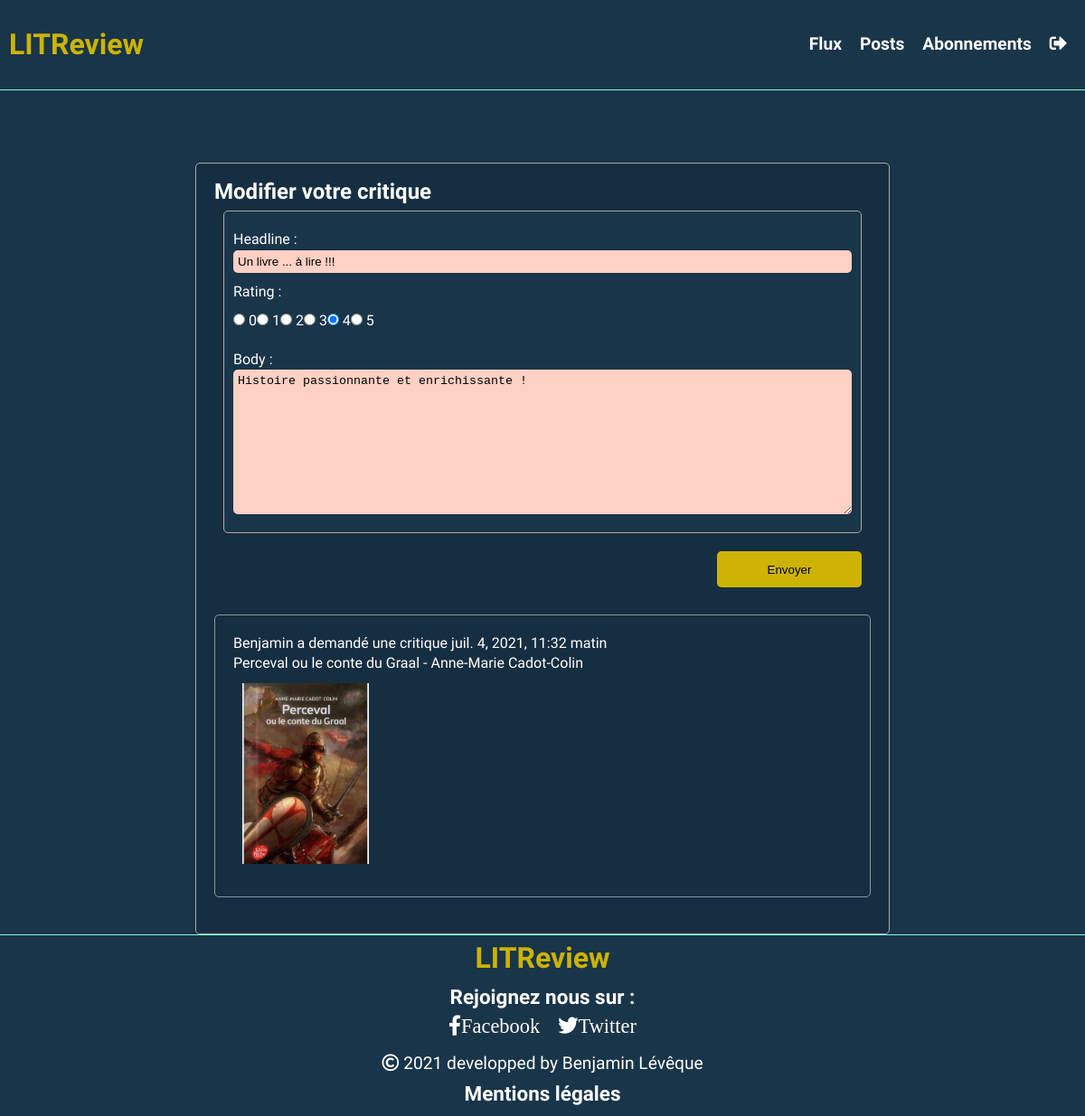
Screenshot of /review/3/5/edit/ (signed in) with the database file from the repository.
### reviews/models.py (models this page shows, shortened)
class Review(models.Model):
    ticket = models.ForeignKey(to=Ticket, on_delete=models.CASCADE)
    rating = models.PositiveSmallIntegerField(
        validators=[MinValueValidator(0), MaxValueValidator(5)],
    )
    headline = models.CharField(max_length=128)
    body = models.TextField(max_length=8192, blank=True)
    user = models.ForeignKey(to=CustomUserModel, on_delete=models.CASCADE)
    time_created = models.DateTimeField(auto_now_add=True)
    class Meta:
        ordering = ["-time_created"]
        verbose_name = "Review"

class Ticket(models.Model):
    title = models.CharField(max_length=128, verbose_name="Titre")
    description = models.TextField(max_length=2048, blank=True)
    user = models.ForeignKey(to=CustomUserModel, on_delete=models.CASCADE)
    image = models.ImageField(null=True, blank=True, upload_to="images/")
    time_created = models.DateTimeField(auto_now_add=True)
    response = models.BooleanField(default=False)
    his_review = models.BooleanField(default=False)
    class Meta:
        ordering = ["-time_created"]
        verbose_name = "Ticket"

### accounts/models.py (models this page shows)
class CustomUser(AbstractUser):
    pass

### reviews/views.py (the view)
# urls.py: path('review/<int:pk>/<int:id_ticket>/edit/', ReviewUpdateView.as_view(), name='update-review'),
class ReviewUpdateView(LoginRequiredMixin, UpdateView):
    model = Review
    form_class = CustomReviewForm
    template_name = "reviews/review_update.html"
    success_url = reverse_lazy("flux:posts")
    def get_context_data(self, **kwargs):
        context = super(ReviewUpdateView, self).get_context_data(**kwargs)
        ticket = get_object_or_404(Ticket, pk=self.kwargs["id_ticket"])
        context["ticket"] = ticket
        return context

### reviews/forms.py
class CustomReviewForm(forms.ModelForm):
    rating = forms.ChoiceField(widget=forms.RadioSelect,
                               choices=RATING_OPTIONS,
                               )
    class Meta:
        model = Review
        fields = ["headline", "rating", "body", ]

### reviews/templates/reviews/review_update.html (shortened to what this page needs)
{% extends 'base.html' %}
{% block navigation %}
{% include "reviews/nav.html" %}
{% endblock %}
{% block content %}
<div class="review-update-container">
    <h2>Modifier votre critique</h2>
    <form method="POST" enctype="multipart/form-data">
        <div class="review-form">
            {{ form.as_p }}
        </div>
        <div class="ticket_btn-container">
            <input class="envoyer-btn" type="submit" value="Envoyer">
        </div>
    </form>
    <div class="ticket-container">
        <div class="ticket">
            <p><span class="ticket-user">{{ ticket.user }} a demandé une critique</span>
                <span class="ticket-time">{{ ticket.time_created }}</span>
            </p>
            <p>{{ ticket.title }}</p>
            {% if ticket.image %}
            <img src="{{ ticket.image.url }}" width="100px" height="100px" alt="img"/>
            {% endif %}
        </div>
    </div>
</div>
{% endblock %}

### static/css/styles.css (style rules this page uses)
* { margin: 0; padding: 0; box-sizing: border-box; list-style-type: none; outline: none; border: none; text-decoration: none; }
body { line-height: 1.4rem; position: relative; background-color: #193549; color: white; font-family: 'Didact Gothic', sans-serif; }
.ticket-container, .review-container, .follow-container, .follower-container, .followed-container { border: solid 1px #8599A5; border-radius: 5px; padding: 20px; margin: 20px 0 20px 0; }
.ticket { position: relative; }
.ticket img { margin: 10px; object-fit: cover; height: 200px; width: 140px; }
.ticket_btn-container { display: flex; justify-content: flex-end; }
.review-response-container, .review-update-container, .update-ticket-container, .create-ticket-container, .create-review-container { background-color: #162E41; min-height: 300px; border: solid 1px darkgrey; padding: 20px; border-radius: 5px; position: relative; }
.update-ticket-container form input[type=text], .review-update-container form input[type=text], .create-ticket-container form input[type=text], .create-review-container form input[type=text], .follow-container form input[type=text], #id_body, #id_description { border-radius: 5px; background-color: #ffd0c4; padding: 5px; }
#id_rating { display: flex; }
.review-form, .ticket-form, .follow-form { border: solid 1px darkgrey; margin: 10px; padding: 10px; border-radius: 5px; background-color: #193549; }
.review-form p, .ticket-form p, .follow-form p { display: flex; flex-direction: column; margin: 10px 0 10px 0; }
.envoyer-btn { background-color: #CCB304; width: 160px; height: 40px; border-radius: 5px; margin: 10px; cursor: pointer; }

### rows the page displays
Review: headline "Un livre ... à lire !!!", rating "☐ Rating : ☐ 1 ☐ 2 ☐ 3 ☑ 4 ☐ 5", body "Histoire passionnante et enrichissante !"
Ticket: user "Benjamin", time_created "juil. 4, 2021, 11:32 matin", title "Perceval ou le conte du Graal - Anne-Marie Cadot-Colin", image (picture)
